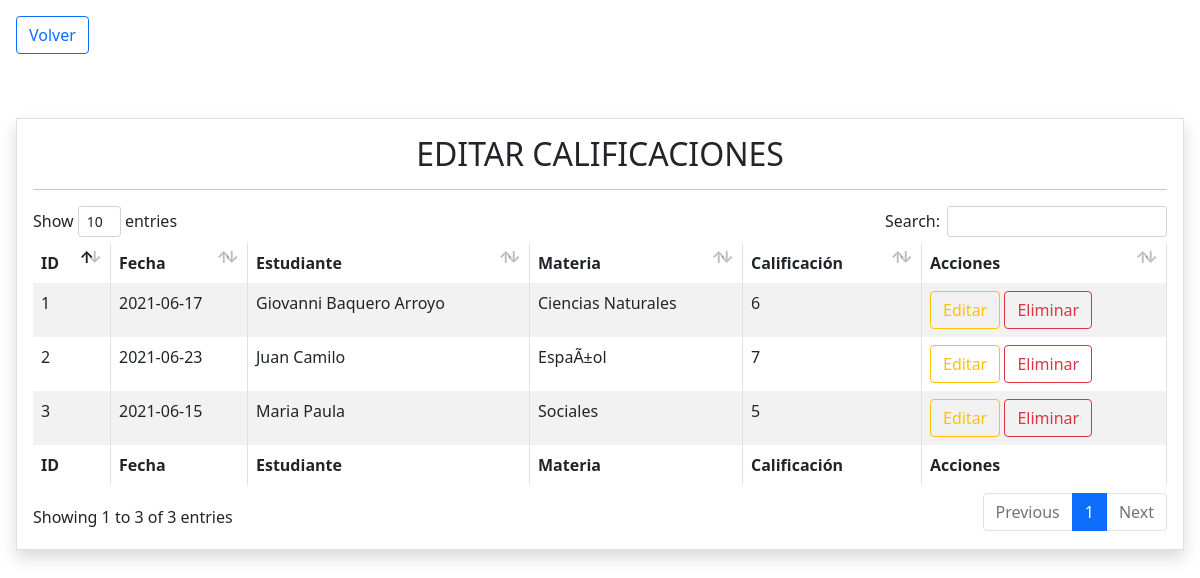
Page /edicion.php on the earlier database version.
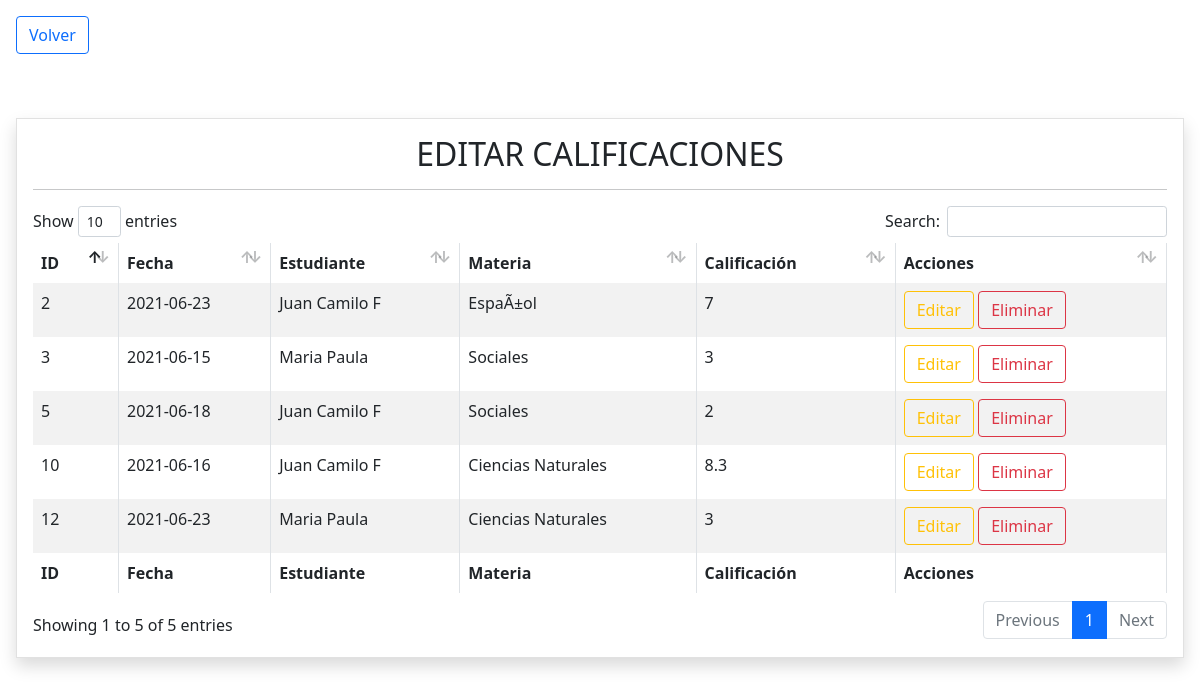
Same page on the later database version.
### tables this page shows
CREATE TABLE `calificaciones` (
  `ID` int(5) NOT NULL,
  `Fecha` date NOT NULL,
  `Estudiante` int(5) NOT NULL,
  `Materia` int(3) NOT NULL,
  `Nota` float NOT NULL
);

CREATE TABLE `estudiantes` (
  `ID` int(5) NOT NULL,
  `NombreEst` varchar(50) NOT NULL,
  `EdadEst` tinyint(2) NOT NULL,
  `CursoEst` tinyint(2) NOT NULL
);

CREATE TABLE `materias` (
  `ID` int(5) NOT NULL,
  `NombreMateria` varchar(20) NOT NULL
);

### edicion.php (the view, shortened to what this page needs)
<!DOCTYPE html>
<html lang="en">
<head>
    <?php
        include("templates/head.php");
        $tipo = $_GET['k'];
    ?>
</head>
<body>
    <a href="index.php" class="btn btn-outline-primary text-decoration-none m-3">Volver</a>
   <div class="contenedor_tablas p-3">
        <?php
            if($tipo == "estudiante"){
        ?>
        <div class="tabla shadow p-3 rounded">
            <h2 class="text-center">EDITAR ESTUDIANTES</h2>
            <hr>
            <table id="tablausers" class="table table-striped table-bordered" style="width:100%">
                <thead>
                    <tr>
                        <th>ID</th>
                        <th>Nombre</th>
                        <th>Edad</th>
                        <th>Curso</th>
                        <th>Acciones</th>
                    </tr>
                </thead>
                <tbody>
                    <?php
                        include('php/conexion.php');
                        $query = "SELECT * FROM estudiantes";
                        $result = mysqli_query($conexiondb, $query);
                        while ($row = mysqli_fetch_array($result)) {
                    ?>
                    <tr>
                        <td><?php echo $row['ID'] ?></td>
                        <td><?php echo $row['NombreEst'] ?></td>
                        <td><?php echo $row['EdadEst'] ?></td>
                        <?php
                            $cursoEst = $row['CursoEst'];
                            $query2 = "SELECT * FROM cursos WHERE ID = '$cursoEst'";
                            $result2 = mysqli_query($conexiondb, $query2);
                            while ($row2 = mysqli_fetch_array($result2)) {
                        ?>
                        <td><?php echo $row2['NombreCurso'] ?></td>
                        <?php } ?>
                        <td>
                            <a href="editar.php?id=<?php echo $row['ID']?>&tipo=estudiante" class="btn btn-outline-warning">Editar</a>
                            <a href="" class="btn btn-outline-danger borrar_registro" data-id="<?php echo $row['ID'] ?>" data-tipo="estudiantes">Eliminar</a>
                        </td>
                    </tr>
                    <?php } ?>
                </tbody>
                <tfoot>
                    <tr>
                        <th>ID</th>
                        <th>Nombre</th>
                        <th>Edad</th>
                        <th>Curso</th>
                        <th>Acciones</th>
                    </tr>
                </tfoot>
            </table>
        </div>
        <?php
            }else{
        ?>
        <div class="tabla shadow p-3">
            <h2 class="text-center">EDITAR CALIFICACIONES</h2>
            <hr>
            <table id="tablacalifi" class="table table-striped table-bordered" style="width:100%">
                <thead>
                    <tr>
                        <th>ID</th>
                        <th>Fecha</th>
                        <th>Estudiante</th>
                        <th>Materia</th>
                        <th>Calificación</th>
                        <th>Acciones</th>
                    </tr>
                </thead>
                <tbody>
                    <?php
                        include('php/conexion.php');
                        $query = "SELECT * FROM calificaciones";
                        $result = mysqli_query($conexiondb, $query);
                        while ($row = mysqli_fetch_array($result)) {
                    ?>
                    <tr>
                        <td><?php echo $row['ID'] ?></td>
                        <td><?php echo $row['Fecha'] ?></td>
                        <?php
                            $est = $row['Estudiante'];
                            $query2 = "SELECT * FROM estudiantes where ID = '$est'";
                            $result2 = mysqli_query($conexiondb, $query2);
                            while ($row2 = mysqli_fetch_array($result2)) {
                        ?>
                        <td><?php echo $row2['NombreEst'] ?></td>
                        <?php }
                            $mat = $row['Materia'];
                            $query3 = "SELECT * FROM materias where ID = '$mat'";
                            $result3 = mysqli_query($conexiondb, $query3);
                            while ($row3 = mysqli_fetch_array($result3)) {
                        ?>
                        <td><?php echo $row3['NombreMateria'] ?></td>
                        <?php } ?>
                        <td><?php echo $row['Nota'] ?></td>
                        <td>
                            <a href="editar.php?id=<?php echo $row['ID']?>&tipo=calificacion" class="btn btn-outline-warning">Editar</a>
                            <a href="" class="btn btn-outline-danger borrar_registro" data-id="<?php echo $row['ID'] ?>" data-tipo="calificaciones">Eliminar</a>
                        </td>
                    </tr>
                    <?php } ?>
                </tbody>
                <tfoot>
                    <tr>
                        <th>ID</th>
                        <th>Fecha</th>
                        <th>Estudiante</th>
                        <th>Materia</th>
                        <th>Calificación</th>
                        <th>Acciones</th>
                    </tr>
                </tfoot>
            </table>
        </div>
        <?php
            }
        ?>
   </div>
</body>
</html>

### templates/head.php (shortened to what this page needs)
<link rel="stylesheet" href="css/bootstrap.min.css">
<link rel="stylesheet" href="css/fa.all.min.css">
<link rel="stylesheet" href="css/normalize.css">
<link rel="stylesheet" href="css/main.css">
<link rel="stylesheet" href="css/dataTables.bootstrap4.min.css">

### css/main.css (style rules this page uses)
.tabla { margin-top: 2rem; border: 1px solid #e1e1e1; }

Differences in the rows shown:
removed calificaciones: ID "1", Fecha "2021-06-17", Nota "6", materias (NombreMateria "Ciencias Naturales")
removed estudiantes: NombreEst "Giovanni Baquero Arroyo", shown under "1"
changed estudiantes: NombreEst "Juan Camilo" → "Juan Camilo F"
changed calificaciones id 3: Nota "5" → "3"
added calificaciones: ID "5", Fecha "2021-06-18", Nota "2", estudiantes (NombreEst "Juan Camilo F"), materias (NombreMateria "Sociales")
added calificaciones: ID "10", Fecha "2021-06-16", Nota "8.3", estudiantes (NombreEst "Juan Camilo F"), materias (NombreMateria "Ciencias Naturales")
added calificaciones: ID "12", Fecha "2021-06-23", Nota "3", estudiantes (NombreEst "Maria Paula"), materias (NombreMateria "Ciencias Naturales")
Other differences:
text written by a page script: "Show entries Search: Showing 1 to 3 of 3 entries Previous 1 Next" → "Show entries Search: Showing 1 to 5 of 5 entries Previous 1 Next"
